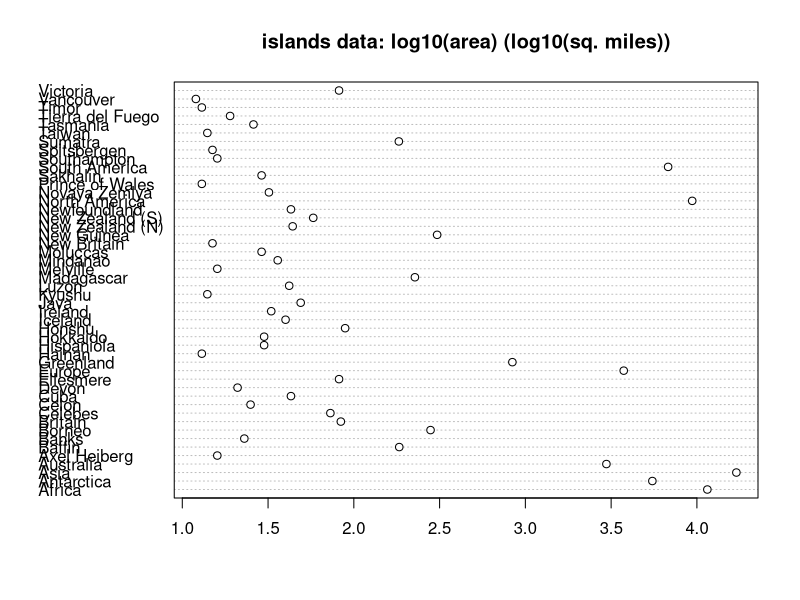
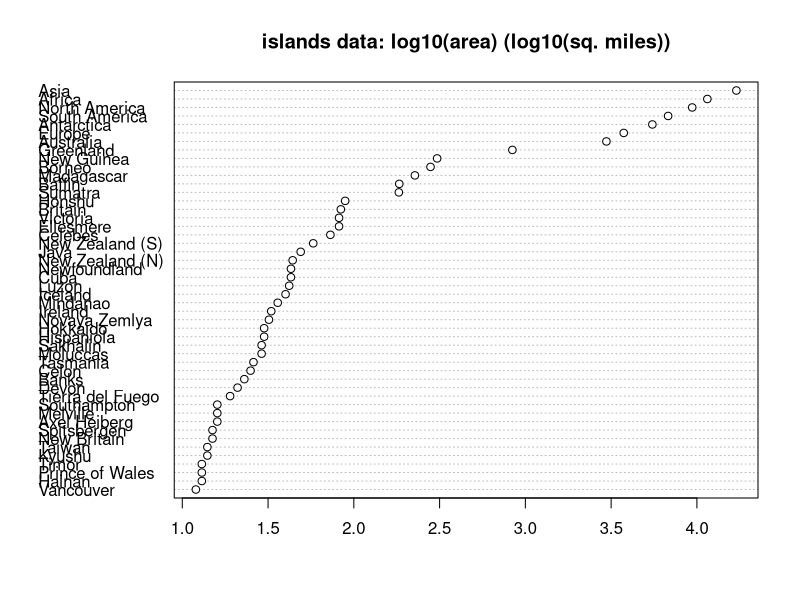

The R source for these figures, in order:
#!/usr/bin/env Rscript
require(graphics)
dotchart(log(islands, 10),
         main = "islands data: log10(area) (log10(sq. miles))")
dotchart(log(islands[order(islands)], 10),
         main = "islands data: log10(area) (log10(sq. miles))")

